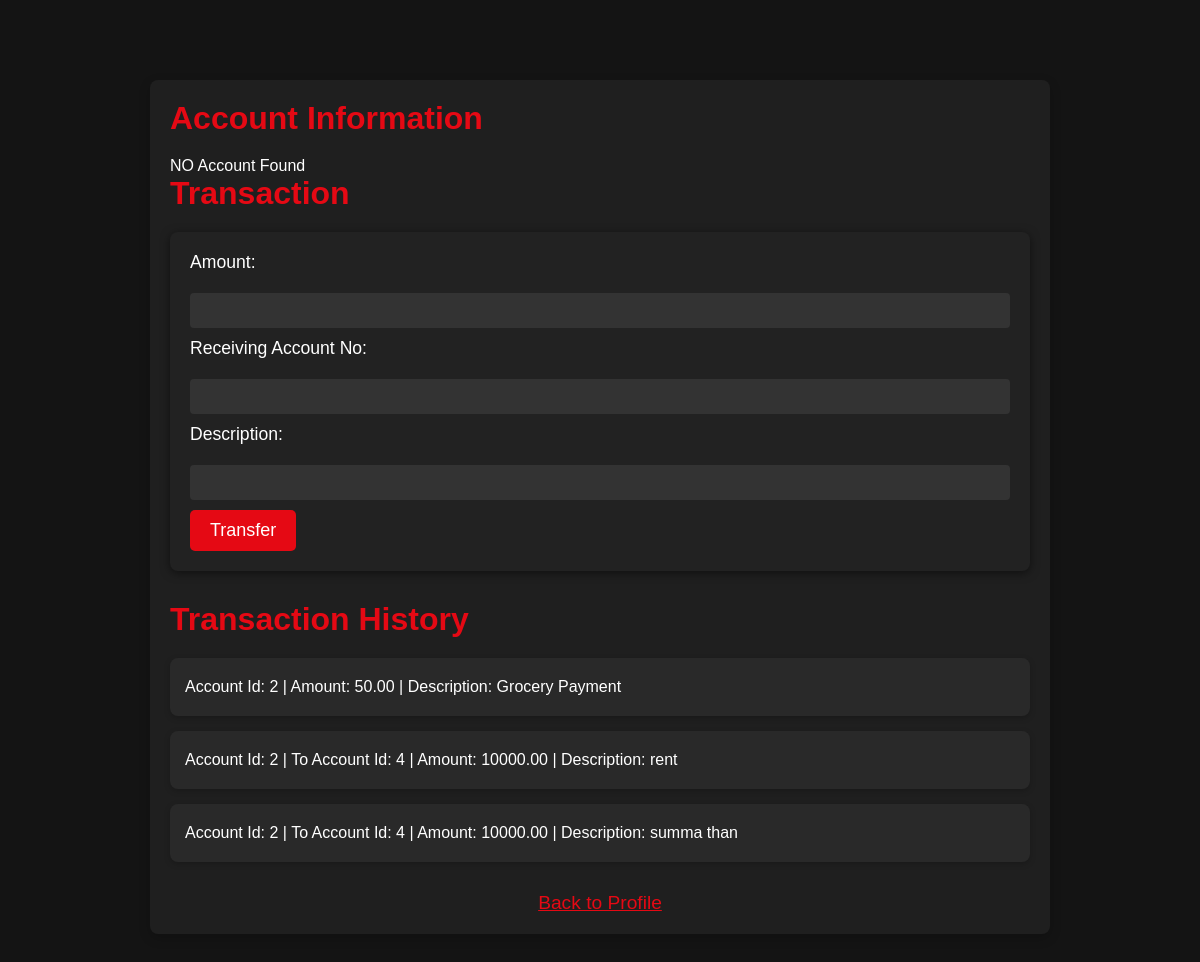
/transaction.php?ano=SAV987654321, run on the app's committed database.
### tables this page shows
CREATE TABLE `transactions` (
  `transaction_id` int(11) NOT NULL,
  `account_id` int(11) DEFAULT NULL,
  `from_account_id` int(11) DEFAULT NULL,
  `to_account_id` int(11) DEFAULT NULL,
  `transaction_type` enum('debit','credit','transfer') NOT NULL,
  `amount` decimal(15,2) NOT NULL,
  `transaction_date` timestamp NOT NULL DEFAULT current_timestamp(),
  `description` varchar(255) DEFAULT NULL,
  `balance_before` decimal(15,2) DEFAULT NULL,
  `balance_after` decimal(15,2) DEFAULT NULL,
  `transfer_reference_id` varchar(50) DEFAULT NULL
);

### transaction.php (the view, shortened to what this page needs)
<?php
    include "db.php";
    $ano="";
    if(isset($_GET["ano"]))
        $ano=$_GET["ano"];
    elseif(isset($_POST["ano"]))
        $ano=$_POST["ano"];
    $cid="";
    $sql="select * from accounts where account_number='$ano'";
    $result=$db->query($sql);
    $row=$result->fetch_assoc();
    $aid1=$row["account_id"];
    $aid=$aid1;
?>
<html>
<head>
    <link rel="stylesheet" href="stylefortransaction.css">
</head>
<body>
    <div class="container">
        <h2>Account Information</h2>
        <?php
            $sql="select * from accounts where customer_id='$cid'";
            $accounts=$db->query($sql);
            if($accounts->num_rows>0){
                while($row=$accounts->fetch_assoc()){
                    echo "<p>Account No: ".$row['account_number']." | Account Type: ".$row['account_type']." | Balance: ".$row['balance']."</p>";
                }
            } else {
                echo "<p>NO Account Found</p>";
            }
        ?>
        <h2>Transaction</h2>
        <form action="/transaction.php" method="post">
            <label for="amount">Amount:</label>
            <input type="number" name="amount" required>
            <label for="to_account_no">Receiving Account No:</label>
            <input type="text" name="to_account_no" required>
            <label for="description">Description:</label>
            <input type="text" name="description" required>
            <input type="submit" name="transfer" value="Transfer">
        </form>
        <div class="transaction-history">
            <h2>Transaction History</h2>
            <?php
                $sql = "select * from transactions where account_id='$aid'";
                $result=$db->query($sql);
                while($row=$result->fetch_assoc()){
                    echo '<div class="transaction-item">';
                    if($row['transaction_type']=="transfer")
                        echo "<p>Account Id: ".$row['account_id']." | To Account Id: ".$row['to_account_id']." | Amount: ".$row['amount']." | Description: ".$row['description']."</p>";
                    else
                        echo "<p>Account Id: ".$row['account_id']." | Amount: ".$row['amount']." | Description: ".$row['description']."</p>";
                    echo '</div>';
                }
            ?>
        </div>
        <div class="back-link">
            <a href="profile.php?cid=<?php echo $cid ?>">Back to Profile</a>
        </div>
    </div>
</body>
</html>

### stylefortransaction.css (style rules this page uses)
* { margin: 0; padding: 0; box-sizing: border-box; }
body { font-family: 'Arial', sans-serif; background-color: #141414; color: #fff; margin: 0; padding: 0; }
a { text-decoration: none; color: #e50914; }
button, input[type="submit"] { cursor: pointer; background-color: #e50914; color: #fff; padding: 10px 20px; border-radius: 5px; font-size: 18px; border: none; transition: background-color 0.3s ease; }
.container { max-width: 900px; margin: 80px auto; padding: 20px; background-color: #1f1f1f; border-radius: 8px; box-shadow: 0 4px 12px rgba(0, 0, 0, 0.2); }
h2 { font-size: 2rem; color: #e50914; margin-bottom: 20px; }
form { background-color: #222; padding: 20px; border-radius: 8px; box-shadow: 0 2px 10px rgba(0, 0, 0, 0.5); }
input[type="text"], input[type="number"], input[type="password"] { width: 100%; padding: 10px; margin: 10px 0; background-color: #333; color: #fff; border: none; border-radius: 4px; }
label { font-size: 1.1rem; margin-bottom: 10px; display: block; }
.transaction-history { margin-top: 30px; }
.transaction-item { background-color: #292929; padding: 15px; margin-bottom: 15px; border-radius: 8px; box-shadow: 0 2px 6px rgba(0, 0, 0, 0.2); }
.transaction-item p { margin: 5px 0; }
.back-link { display: block; margin-top: 30px; text-align: center; }
.back-link a { color: #e50914; font-size: 1.2rem; text-decoration: underline; }

### data on the page
transactions: account "2", amount "50.00", description "Grocery Payment"
transactions: account "2", to_account "4", amount "10000.00", description "rent"
transactions: account "2", to_account "4", amount "10000.00", description "summa than"
